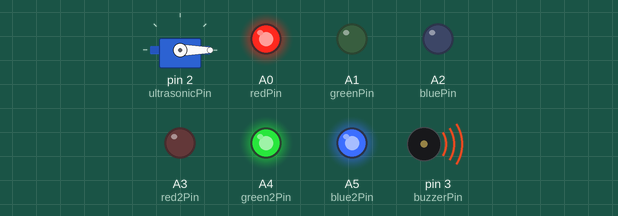
The sketch below on a simulated Arduino Uno, built with avr-gcc and run on an emulated ATmega328P. Shown: servo, output pins drawn as LEDs (lit = HIGH), buzzer (waves = sounding).

Above: at 0.05 s.
At 4.95 s:
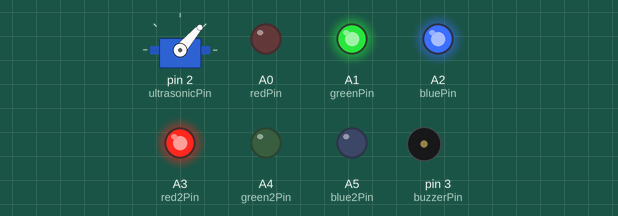
At 9.96 s:
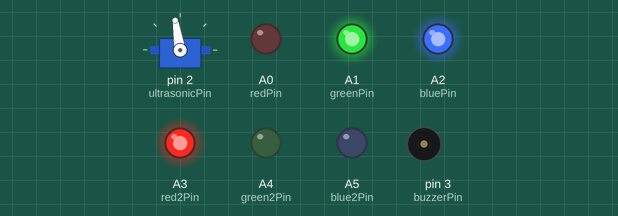
At 19.97 s:
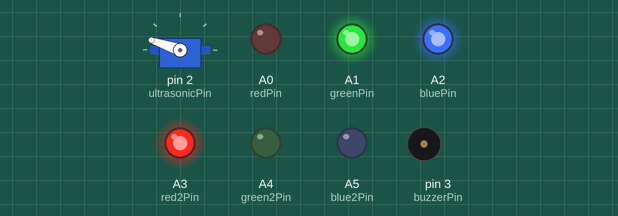
At 29.89 s:
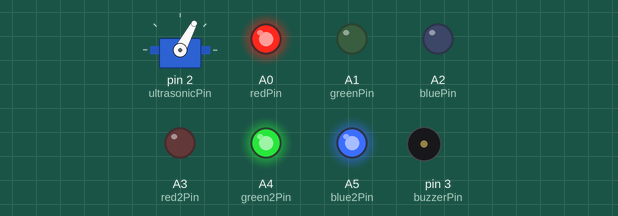
At 39.9 s:
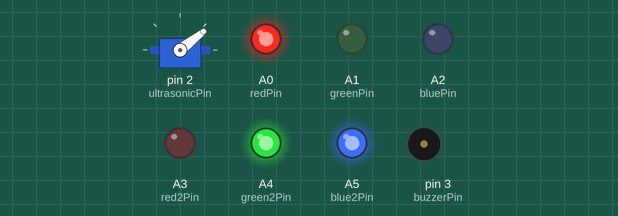
Timing chart, 0 to 40.0 s (numbered marks = the images above):
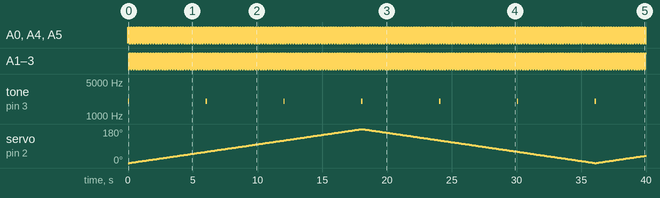

Measured:
- by itself, A0 (redPin), A1 (greenPin), A2 (bluePin), A3 (red2Pin), A4 (green2Pin), A5 (blue2Pin): alternates HIGH for 0.10 s and LOW for 0.10 s
- by itself, tone on pin 3 (buzzerPin): alternates 2000 Hz for 0.10 s and silent for 5.9 s
- by itself, servo on pin 2 (ultrasonicPin): 0° → 1° at 0.10 s, → 2° 0.10 s later, → 3° 0.10 s later, → 4° 0.10 s later, … (399 changes in this stretch)

The sketch:

ServoPlusLED.ino
```cpp
#include <Servo.h>
Servo ultrasonicServo;            // define servo to control turning of ultrasonic sensor
int ultrasonicPin = 2;            // define pin for signal line of the last servo
float ultrasonicServoOffset = 0;  // define a variable for deviation(degree) of the servo. The value is limited to(-20~20).

const int redPin = A0;
const int greenPin = A1;
const int bluePin = A2;

const int red2Pin = A3;
const int green2Pin = A4;
const int blue2Pin = A5;
bool clock =true;

const int buzzerPin = 3;  // define pin for buzzer

void setup() {
  // put your setup code here, to run once:
  // put your setup code here, to run once:
  ultrasonicServo.attach(ultrasonicPin);//attachs the servo on pin 9 to servo object
  ultrasonicServo.write(90);//back to 0 degrees
  pinMode(buzzerPin, OUTPUT); // set buzzerPin to output mode
  setColourRgb(0,0,0);
  setColourRgb2(0,0,0);
}

void loop() {
  // put your main code here, to run repeatedly:
  int ultrasonicServoDegree;
    unsigned int rgbColour[3];
    rgbColour[0]=1;
    rgbColour[1]=0;
    rgbColour[2]=0;
int decColour = 0;
  // put your main code here, to run repeatedly:
  if(clock){
    for(int i=0; i<180; i++){

                          ultrasonicServoDegree = i+ultrasonicServoOffset;
                          ultrasonicServo.write(ultrasonicServoDegree);
                          digittalLED(rgbColour[0],rgbColour[1],rgbColour[2]);
                          rgbColour[0] = rgbColour[0] == 0 ? 1: 0;
                          rgbColour[1] = rgbColour[1] == 0 ? 1: 0;
                          rgbColour[2] = rgbColour[2] == 0 ? 1: 0;
                          if(i%60 == 0) tone(buzzerPin, 2000);
                          else noTone(buzzerPin);
                          delay(100);
            }
            clock =false;
  }else{
            for(int i=180; i>0; i--){
                          ultrasonicServoDegree = i+ultrasonicServoOffset;
                          ultrasonicServo.write(ultrasonicServoDegree);
                          digittalLED(rgbColour[0],rgbColour[1],rgbColour[2]);
                          rgbColour[0] = (rgbColour[0] == 0 ? 1: 0);
                          rgbColour[1] = (rgbColour[1] == 0 ? 1: 0);
                          rgbColour[2] = (rgbColour[2] == 0 ? 1: 0);
                          if(i%60 == 0) tone(buzzerPin, 2000);
                          else noTone(buzzerPin);
                          delay(100);
            }
            clock =true;
  }

}

void digittalLED(unsigned int red, unsigned int green, unsigned int blue){
       digitalWrite(redPin,red == 0 ? LOW : HIGH);
       digitalWrite(greenPin, green == 0 ? LOW : HIGH);
       digitalWrite(bluePin, blue == 0 ? LOW : HIGH);//red led
       digitalWrite(red2Pin, red == 0 ? HIGH : LOW);
       digitalWrite(green2Pin, green == 0 ? HIGH : LOW);
       digitalWrite(blue2Pin, blue == 0 ? HIGH : LOW);//red led
}
void setColourRgb(unsigned int red, unsigned int green, unsigned int blue) {
  analogWrite(redPin, red);
  analogWrite(greenPin, green);
  analogWrite(bluePin, blue);
 }

 void setColourRgb2(unsigned int red, unsigned int green, unsigned int blue) {
  analogWrite(red2Pin, red);
  analogWrite(green2Pin, green);
  analogWrite(blue2Pin, blue);
 }
```
